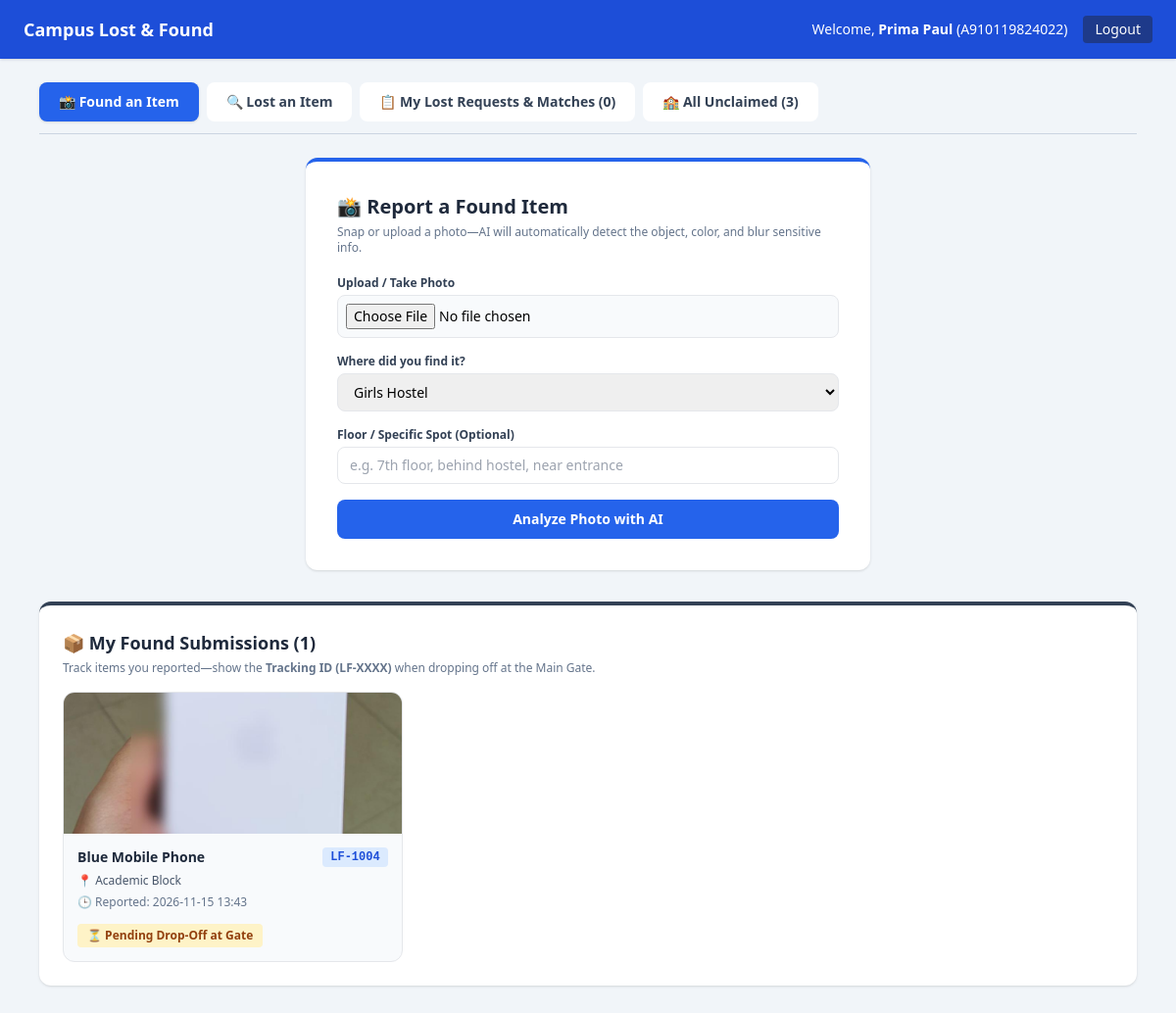
The page /student (signed in) on the database its author committed.
### tables this page shows
CREATE TABLE found_items (
            id INTEGER PRIMARY KEY AUTOINCREMENT,
            tracking_code TEXT UNIQUE,
            finder_id TEXT NOT NULL,
            object_name TEXT NOT NULL,
            color TEXT NOT NULL,
            location TEXT NOT NULL,
            spot_note TEXT,
            description TEXT,
            image_path TEXT,
            found_date TEXT NOT NULL,
            status TEXT DEFAULT 'Pending Drop-Off',
            claimed_by_name TEXT,
            claimed_by_id TEXT,
            claimed_at TEXT
        );

### app.py (the view)
@app.get("/student", response_class=HTMLResponse)
def student_dashboard(request: Request, tab: str = "found", q: str = ""):
    user = request.session.get("user")
    if not user or user["role"] != "student":
        return RedirectResponse("/", status_code=303)
    return render_student_page(request, user, active_tab=tab, q=q)

### templates/student.html (shortened to what this page needs)
<!DOCTYPE html>
<html lang="en">
<head>
  <script src="https://cdn.tailwindcss.com"></script>
</head>
<body class="bg-slate-100 min-h-screen pb-12">
  <nav class="bg-blue-700 text-white px-6 py-4 flex flex-wrap justify-between items-center shadow gap-4">
    <div class="font-bold text-lg">Campus Lost & Found</div>
    <div class="flex items-center gap-4 text-sm">
      <span>Welcome, <strong>{{ user.name }}</strong> ({{ user.user_id }})</span>
      <a href="/logout" class="bg-blue-900 hover:bg-blue-800 px-3 py-1 rounded">Logout</a>
    </div>
  </nav>
  <div class="max-w-6xl mx-auto px-4 mt-6 space-y-6">
    <div class="flex flex-wrap gap-2 border-b border-slate-300 pb-3">
      <a href="/student?tab=found"
         class="px-5 py-2.5 rounded-lg text-sm font-semibold {{ 'bg-blue-600 text-white shadow' if active_tab == 'found' else 'bg-white text-slate-700 hover:bg-slate-200' }}">
        📸 Found an Item
      </a>
      <a href="/student?tab=lost"
         class="px-5 py-2.5 rounded-lg text-sm font-semibold {{ 'bg-indigo-600 text-white shadow' if active_tab == 'lost' else 'bg-white text-slate-700 hover:bg-slate-200' }}">
        🔍 Lost an Item
      </a>
      <a href="/student?tab=requests"
         class="px-5 py-2.5 rounded-lg text-sm font-semibold {{ 'bg-emerald-600 text-white shadow' if active_tab == 'requests' else 'bg-white text-slate-700 hover:bg-slate-200' }}">
        📋 My Lost Requests & Matches ({{ total_matches_count }})
      </a>
      <a href="/student?tab=all"
         class="px-5 py-2.5 rounded-lg text-sm font-semibold {{ 'bg-slate-800 text-white shadow' if active_tab == 'all' else 'bg-white text-slate-700 hover:bg-slate-200' }}">
        🏫 All Unclaimed ({{ all_items|length }})
      </a>
    </div>
    {% if active_tab == 'found' %}
      <div class="space-y-8">
        {% if draft %}
        <div class="bg-emerald-50 border-2 border-emerald-500 p-6 rounded-xl shadow max-w-3xl mx-auto">
          <h2 class="text-lg font-bold text-emerald-900 mb-1">✨ AI Auto-Detection Draft (Confirm & Publish)</h2>
          <p class="text-xs text-emerald-700 mb-4">Verify the AI-detected details below before publishing to the gate feed.</p>
          <form action="/student/publish" method="POST" class="grid grid-cols-1 md:grid-cols-2 gap-4">
            <div class="flex flex-col items-center justify-center bg-white p-3 rounded-lg border">
              <img src="{{ draft.image_path }}" alt="Uploaded Preview" class="max-h-52 rounded">
              <span class="text-xs text-slate-400 mt-2">Auto-blurred if ID/screen detected</span>
            </div>
            <div class="space-y-3">
              <input type="hidden" name="image_path" value="{{ draft.image_path }}">
              <input type="hidden" name="found_date" value="{{ draft.found_date }}">
              <div>
                <label class="text-xs font-bold text-slate-700">Detected Object (Edit if wrong)</label>
                <input type="text" name="object_name" value="{{ draft.object_name }}" required class="w-full border rounded px-3 py-1.5 text-sm">
              </div>
              <div>
                <label class="text-xs font-bold text-slate-700">Detected Color (Edit if wrong)</label>
                <input type="text" name="color" value="{{ draft.color }}" required class="w-full border rounded px-3 py-1.5 text-sm">
              </div>
              <div class="grid grid-cols-2 gap-2">
                <div>
                  <label class="text-xs font-bold text-slate-700">Location</label>
                  <input type="text" name="location" value="{{ draft.location }}" readonly class="w-full bg-slate-100 border rounded px-3 py-1.5 text-sm">
                </div>
                <div>
                  <label class="text-xs font-bold text-slate-700">Floor / Spot Note</label>
                  <input type="text" name="spot_note" value="{{ draft.spot_note }}" class="w-full border rounded px-3 py-1.5 text-sm">
                </div>
              </div>
              <div>
                <label class="text-xs font-bold text-slate-700">AI Description</label>
                <input type="text" name="description" value="{{ draft.description }}" class="w-full border rounded px-3 py-1.5 text-sm">
              </div>
              <button type="submit" class="w-full bg-emerald-600 hover:bg-emerald-700 text-white font-bold py-2 rounded-lg">
                Confirm & Submit to Gate
              </button>
            </div>
          </form>
        </div>
        {% else %}
        <div class="bg-white p-8 rounded-xl shadow max-w-xl mx-auto border-t-4 border-blue-600">
          <h2 class="text-xl font-bold text-slate-800 mb-1">📸 Report a Found Item</h2>
          <p class="text-xs text-slate-500 mb-5">Snap or upload a photo—AI will automatically detect the object, color, and blur sensitive info.</p>
          <form action="/student/analyze" method="POST" enctype="multipart/form-data" class="space-y-4">
            <div>
              <label class="block text-xs font-semibold text-slate-700">Upload / Take Photo</label>
              <input type="file" name="photo" accept="image/*" capture="environment" required class="mt-1 w-full text-sm border rounded-lg p-2 bg-slate-50">
            </div>
            <div>
              <label class="block text-xs font-semibold text-slate-700">Where did you find it?</label>
              <select name="location" required class="mt-1 w-full border rounded-lg px-3 py-2 text-sm">
                {% for loc in locations %}
                  <option value="{{ loc }}">{{ loc }}</option>
                {% endfor %}
              </select>
            </div>
            <div>
              <label class="block text-xs font-semibold text-slate-700">Floor / Specific Spot (Optional)</label>
              <input type="text" name="spot_note" placeholder="e.g. 7th floor, behind hostel, near entrance"
                     class="mt-1 w-full border rounded-lg px-3 py-2 text-sm">
            </div>
            <button type="submit" class="w-full bg-blue-600 hover:bg-blue-700 text-white font-semibold py-2.5 rounded-lg text-sm">
              Analyze Photo with AI
            </button>
          </form>
        </div>
        {% endif %}
        <div class="bg-white p-6 rounded-xl shadow border-t-4 border-slate-700">
          <h3 class="text-lg font-bold text-slate-800 mb-1">📦 My Found Submissions ({{ my_found_items|length }})</h3>
          <p class="text-xs text-slate-500 mb-4">Track items you reported—show the <strong>Tracking ID (LF-XXXX)</strong> when dropping off at the Main Gate.</p>
          {% if my_found_items|length == 0 %}
            <p class="text-xs text-slate-400 py-4 text-center">You haven't reported any found items yet.</p>
          {% else %}
            <div class="grid grid-cols-1 sm:grid-cols-2 md:grid-cols-3 gap-4">
              {% for item in my_found_items %}
              <div class="border rounded-xl overflow-hidden bg-slate-50 flex flex-col">
                <img src="{{ item.image_path }}" class="w-full h-36 object-cover">
                <div class="p-3.5 text-xs space-y-1.5 flex-1">
                  <div class="flex justify-between items-center">
                    <span class="font-bold text-sm text-slate-800">{{ item.color }} {{ item.object_name }}</span>
                    <span class="font-mono font-bold text-blue-700 bg-blue-100 px-2 py-0.5 rounded">{{ item.tracking_code }}</span>
                  </div>
                  <p class="text-slate-600">📍 {{ item.location }} {% if item.spot_note %}({{ item.spot_note }}){% endif %}</p>
                  <p class="text-slate-500">🕒 Reported: {{ item.found_date }}</p>
                  <div class="pt-2">
                    {% if item.status == 'Pending Drop-Off' %}
                      <span class="inline-block px-2.5 py-1 rounded font-bold bg-amber-100 text-amber-800">
                        ⏳ Pending Drop-Off at Gate
                      </span>
                    {% elif item.status == 'At the Gate' %}
                      <span class="inline-block px-2.5 py-1 rounded font-bold bg-emerald-100 text-emerald-800">
                        🛡️ At the Gate (Awaiting Pickup)
                      </span>
                    {% elif item.status == 'Claimed' %}
                      <span class="inline-block px-2.5 py-1 rounded font-bold bg-blue-100 text-blue-800">
                        ✓ Has Been Claimed by Owner
                      </span>
                    {% endif %}
                  </div>
                </div>
              </div>
              {% endfor %}
            </div>
          {% endif %}
        </div>
      </div>
    {% endif %}
  </div>
</body>
</html>

### rows shown on the page
found_items: image_path (picture), color "Blue", object_name "Mobile Phone", tracking_code "LF-1004", location "Academic Block", found_date "2026-11-15 13:43", status "⏳ Pending Drop-Off at Gate"

### other values the page prints
{{ user.name }} "Prima Paul"
{{ user.user_id }} "A910119824022"
{{ total_matches_count }} "0"
{{ all_items|length }} "3"
{{ my_found_items|length }} "1"
form field location "Girls Hostel"
